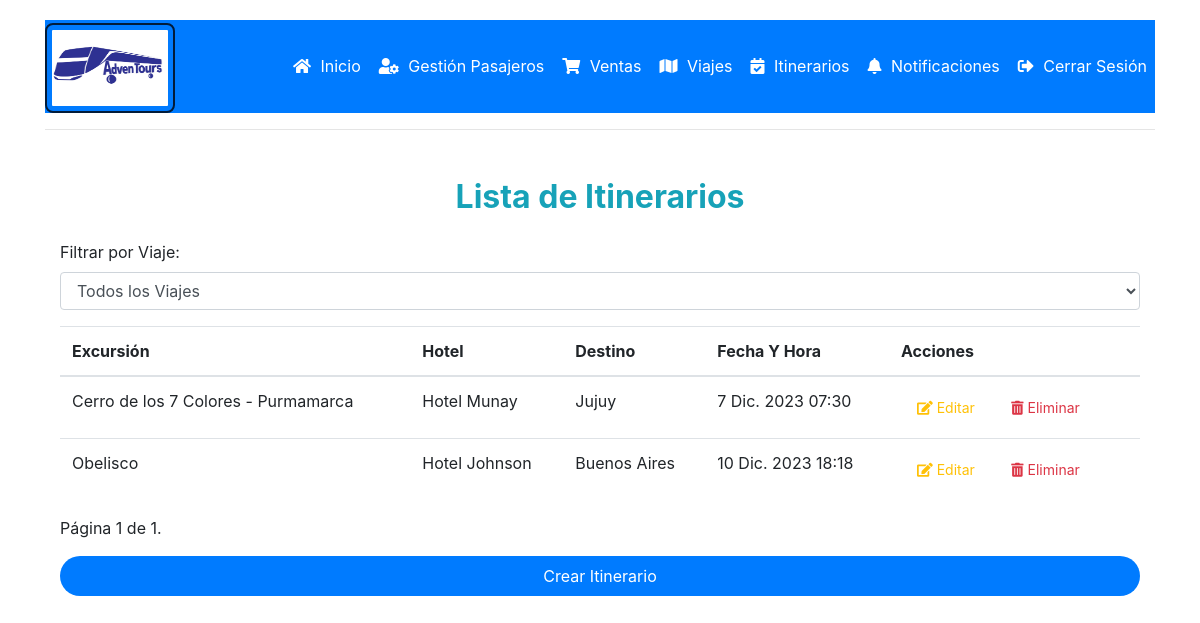
Screenshot of /list_itineraries (signed in) with the database file from the repository.
### travel/models.py (models this page shows, shortened)
class Itinerary(models.Model):
    trip = models.ForeignKey(Trip, on_delete=models.CASCADE)
    itinerary_code = models.UUIDField(default=uuid.uuid4, editable=False, unique=True)
    description = models.TextField(blank=False, null=False)
    destination = models.CharField(max_length=100)
    excursion_names = models.TextField()
    dates_and_times = models.DateTimeField()
    hotels = models.TextField()

### travel/views.py (the view)
# urls.py: path('list_itineraries', views.list_itineraries, name='list_itineraries'),
@login_required
def list_itineraries(request):
    all_itineraries = Itinerary.objects.all()
    search_query = request.GET.get('search_query')
    if search_query:
            all_itineraries = all_itineraries.filter(trip_id=search_query)
    items_per_page = 5
    paginator = Paginator(all_itineraries, items_per_page)
    page = request.GET.get('page')
    try:
        itineraries = paginator.page(page)
    except PageNotAnInteger:
        itineraries = paginator.page(1)
    except EmptyPage:
        itineraries = paginator.page(paginator.num_pages)
    return render(request, 'travel/list_itineraries.html', {'itineraries': itineraries, 'trips': Trip.objects.all()})

### travel/models.py (called while the page is built)
    def __str__(self):
        return f"Viaje desde {self.origin} hacia {self.destination}"

### travel/templates/travel/list_itineraries.html (shortened to what this page needs)
{% extends "travel/layout.html" %}
{% block body %}
<div class="container mt-5">
    <div class="row justify-content-center">
        <div class="col-md-12">
            <h2 class="mb-4 text-center font-weight-bold text-info">Lista de Itinerarios</h2>
            <form method="GET">
                <div class="form-group">
                    <label for="search_query">Filtrar por Viaje:</label>
                    <select class="form-control", class="form-control rounded-pill w-100" id="search_query" name="search_query"
                    placeholder="Buscar itinerarios por viaje" value="{{ search_query|default:'' }}" onchange="this.form.submit()">
                        <option value="">Todos los Viajes</option>
                    </select>
                </div>
            </form>
            {% if itineraries %}
            <table class="table">
                <thead>
                    <tr>
                        <th scope="col" data-sortable="true">Excursión</th>
                        <th scope="col" data-sortable="true">Hotel</th>
                        <th scope="col" data-sortable="true">Destino</th>
                        <th scope="col" data-sortable="true">Fecha Y Hora</th>
                        <th scope="col">Acciones</th>
                    </tr>
                </thead>
                <tbody>
                    {% for itinerary in itineraries %}
                    <tr>
                        <td>{{ itinerary.excursion_names }}</td>
                        <td>{{ itinerary.hotels }}</td>
                        <td>{{ itinerary.destination }}</td>
                        <td>{{ itinerary.dates_and_times }}</td>
                        <td>
                            <a href="{% url 'edit_itinerary' itinerary.id %}" class="btn btn-outline-warning btn-sm">
                                <i class="fas fa-edit"></i> Editar
                            </a>
                            <button type="button" class="btn btn-outline-danger btn-sm" data-bs-toggle="modal"
                                data-bs-target="#deleteModal{{ itinerary.id }}">
                                <i class="fas fa-trash-alt"></i> Eliminar
                            </button>
                        </td>
                    </tr>
                    {% endfor %}
                </tbody>
            </table>
            <div class="pagination">
                <span class="step-links">
                    <span class="current">
                        Página {{ itineraries.number }} de {{ itineraries.paginator.num_pages }}.
                    </span>
                </span>
            </div>
            {% endif %}
            <a href="{% url 'create_itinerary' %}" class="btn btn-primary btn-block mt-3 rounded-pill">Crear
                Itinerario</a>
        </div>
    </div>
</div>
{% endblock %}

### travel/static/styles.css (style rules this page uses)
.btn { padding: 8px 16px; border: none; cursor: pointer; border-radius: 4px; transition: background-color 0.3s ease; }
.btn-primary { background-color: #007bff; color: #fff; }

### travel/templates/travel/layout.html (style rules this page uses)
body { background-color: #fff; padding: 20px; }

### rows the page displays
Itinerary: excursion_names "Cerro de los 7 Colores - Purmamarca", hotels "Hotel Munay", destination "Jujuy", dates_and_times "7 Dic. 2023 07:30"
Itinerary: excursion_names "Obelisco", hotels "Hotel Johnson", destination "Buenos Aires", dates_and_times "10 Dic. 2023 18:18"

### other values shown
{{ itineraries.number }} "1"
{{ itineraries.paginator.num_pages }} "1"
